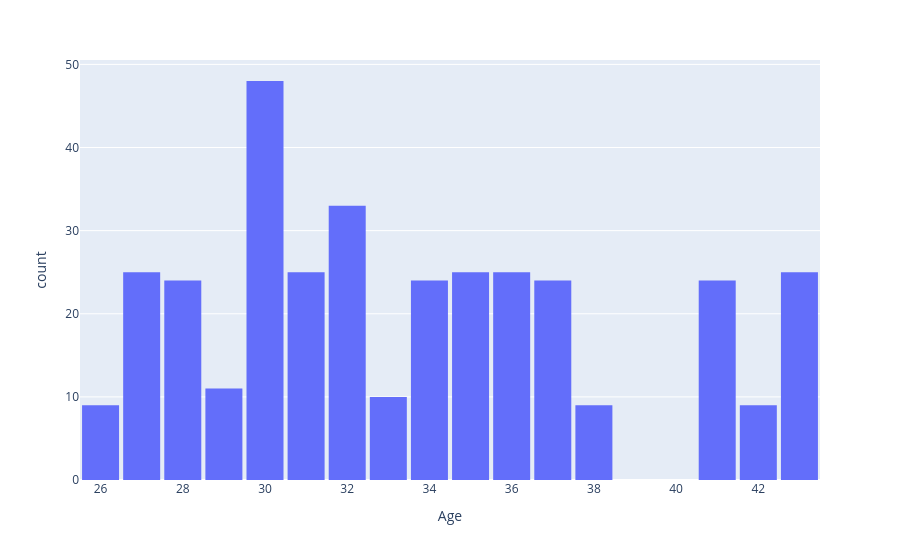

Write notebook code for a chart like this one.
### Code cell
fig=px.histogram(df, x="Age")
fig.update_layout(bargap=0.1)
fig.show()

### Figure 1 — Plotly figure (JSON) as saved in the notebook; plotly's stock layout.template omitted (floating-point values rounded to 4 significant figures; data arrays with more than 128 entries replaced by an {"elided": "..."} marker saying what was removed)
{"data": [{"bingroup": "x", "hovertemplate": "Age=%{x}<br>count=%{y}<extra></extra>", "legendgroup": "", "marker": {"color": "#636efa", "pattern": {"shape": ""}}, "name": "", "orientation": "v", "showlegend": false, "type": "histogram", "x": {"elided": "350 int values"}, "xaxis": "x", "yaxis": "y"}], "layout": {"bargap": 0.1, "barmode": "relative", "legend": {"tracegroupgap": 0}, "margin": {"t": 60}, "xaxis": {"anchor": "y", "domain": [0, 1], "title": {"text": "Age"}}, "yaxis": {"anchor": "x", "domain": [0, 1], "title": {"text": "count"}}}}
